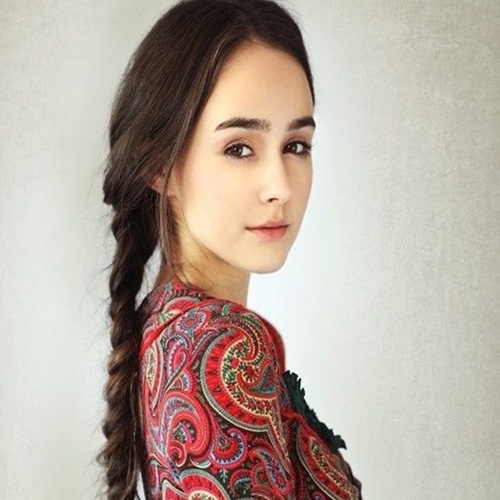
#> input picture Demo001_face detection/face.jpg, 500 x 500 px
$ python face_detection_class.py
#> lines starting #> are read from the running program, lines starting #| are printed output that depends on the picture; after the words box and inside, x2 and y2 are one past the last pixel; in counts of white or black regions, pixels touching at a corner belong together
"""
* @File: face_detection.py
* @Author: CSY - 25809
* @Date: 2020/3/29 - 19:50
* @Project: demo
"""
import cv2


class FaceDetectionTest(object):
    """
    人脸检测
    """

    def __init__(self):
        """
        导入分类器
        """
        self.face_patterns = cv2.CascadeClassifier(r'haarcascade_frontalface_default.xml')

    def run(self):
        """
        运行程序
        :return:
        """
        # 读取图片
        sample_image = cv2.imread(r'face.jpg')
#> sample_image is the input picture: shape (500, 500, 3); mean B, G, R 159.4, 169.7, 183.8

        # 检测人脸
        faces = self.face_patterns.detectMultiScale(sample_image, scaleFactor=1.1, minNeighbors=5, minSize=(100, 100))
#> faces = [[169, 70, 201, 201]]

        # 画出人脸
        for (x, y, w, h) in faces:
            cv2.rectangle(sample_image, (x, y), (x + w, y + h), (0, 255, 0), 2)
#> this loop made 1 pass
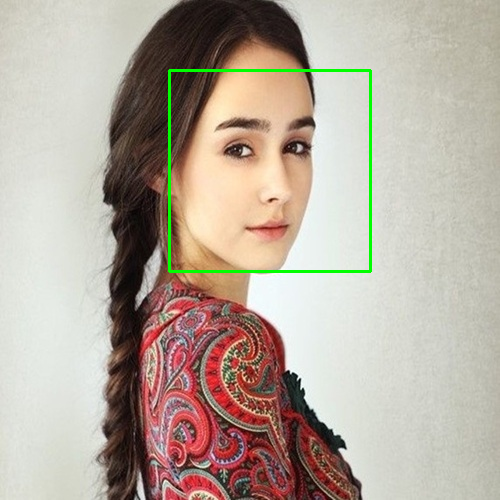
#> sample_image: shape (500, 500, 3); 0.96% of pixels changed, all inside (x1, y1, x2, y2) = (168, 69, 372, 273)

        # # 窗口中文解决方案1：容易丢失中文
        # def zh_ch(string):
        #     return string.encode("gbk").decode(errors="ignore")
        #
        #
        # cv2.imshow(zh_ch('图片'), sample_image)
        #
        # # 窗口中文解决方案2：依旧乱码
        # cv2.imshow(u'图片', sample_image)

        # 显示图片
        cv2.imshow('Face Detection', sample_image)

        # 等待关闭
        cv2.waitKey(0)

        # 保存文件
        cv2.imwrite(r'face detection.png', sample_image)


if __name__ == "__main__":
    fd = FaceDetectionTest()
    fd.run()
